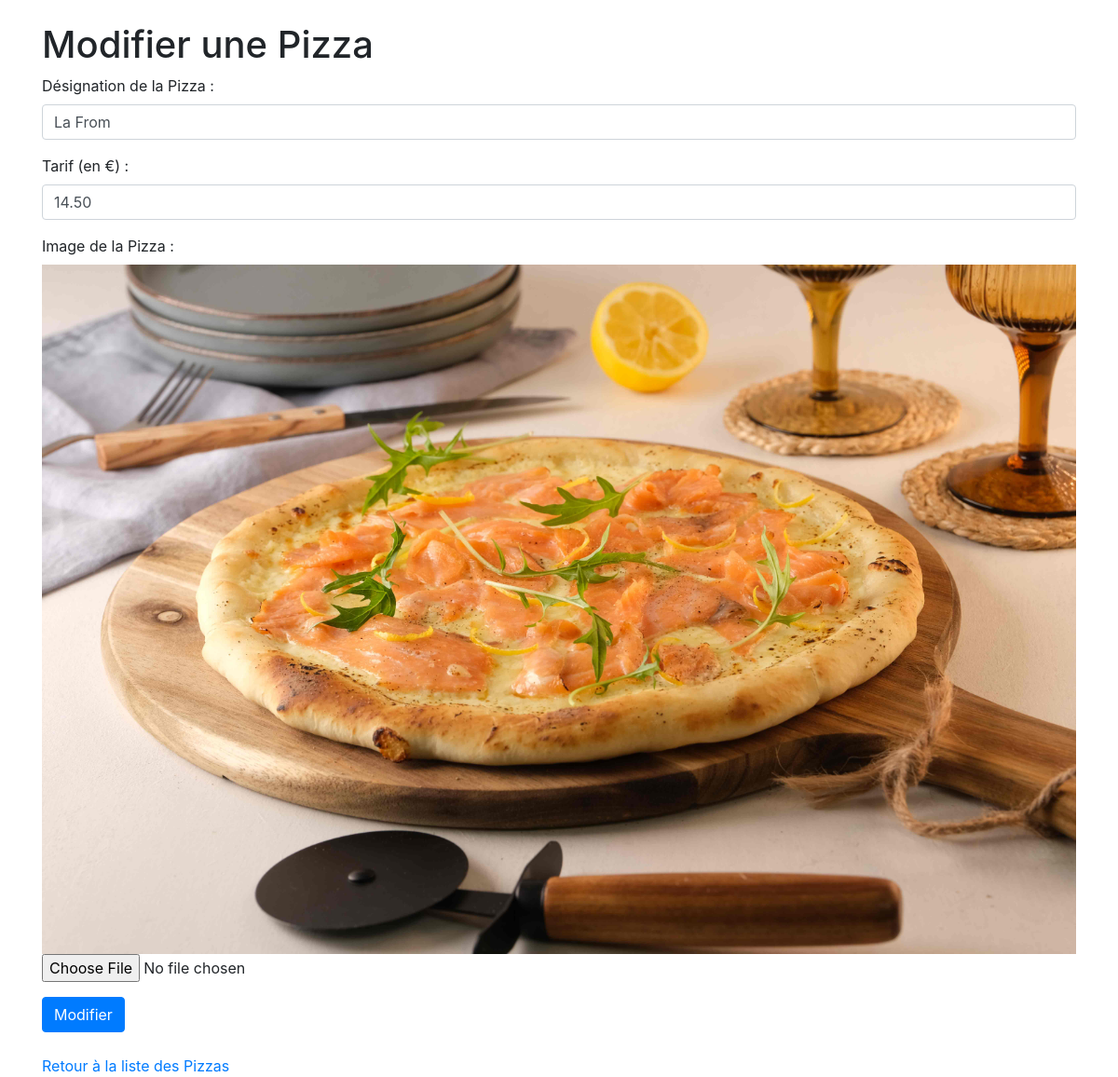
Screenshot of /edit_pizza.php?id=3 with the database file from the repository.
### tables this page shows
CREATE TABLE `pizza` (
  `NROPIZZ` int(11) NOT NULL,
  `DESIGNPIZZ` char(20) DEFAULT NULL,
  `TARIFPIZZ` decimal(5,2) DEFAULT NULL,
  `IMAGEPIZZ` varchar(255) DEFAULT NULL
);

### edit_pizza.php (the view, shortened to what this page needs)
<?php
include_once ('db.php');
?>
<!DOCTYPE html>
<html lang="en">
<head>
    <link href="https://stackpath.bootstrapcdn.com/bootstrap/4.5.2/css/bootstrap.min.css" rel="stylesheet">
    <link rel="stylesheet" href="./css/style.css">
</head>
<body>
<div class="container">
    <h1 class="mt-4">Modifier une Pizza</h1>
    <?php
    if(isset($_GET["id"])) {
        $id = $_GET["id"];
        $result = $conn->query("SELECT * FROM pizza WHERE NROPIZZ = $id");
        if ($result->num_rows == 1) {
            $row = $result->fetch_assoc();
        } else {
            echo "Aucune pizza trouvée avec cet ID.";
        }
    } else {
        echo "ID de la pizza non spécifié.";
    }
    ?>
    <form method="post" action="<?php echo isset($id) ? htmlspecialchars($_SERVER["PHP_SELF"] . "?id=" . $id) : htmlspecialchars($_SERVER["PHP_SELF"]); ?>" enctype="multipart/form-data">
        <div class="form-group">
            <label for="design">Désignation de la Pizza :</label>
            <input type="text" class="form-control" id="design" name="design" value="<?php echo $row["DESIGNPIZZ"]; ?>" required>
        </div>
        <div class="form-group">
            <label for="tarif">Tarif (en €) :</label>
            <input type="text" class="form-control" id="tarif" name="tarif" value="<?php echo $row["TARIFPIZZ"]; ?>" required>
        </div>
        <div class="form-group">
            <label for="image">Image de la Pizza :</label>
            <?php if (isset($row['IMAGEPIZZ'])): ?>
                <img src="<?php echo $row['IMAGEPIZZ']; ?>" alt="Image de la Pizza" class="img">
            <?php endif; ?>
            <input type="file" class="form-control-file" id="image" name="image">
        </div>
        <button type="submit" class="btn btn-primary" name="<?php echo isset($_GET["action"]) && $_GET["action"] == "add" ? "add_pizza" : (isset($_GET["action"]) && $_GET["action"] == "delete" ? "delete_pizza" : "edit_pizza"); ?>">
            <?php echo isset($_GET["action"]) && $_GET["action"] == "add" ? "Ajouter" : (isset($_GET["action"]) && $_GET["action"] == "delete" ? "Supprimer" : "Modifier"); ?>
        </button>
    </form>
    <br>
    <a href="index.php">Retour à la liste des Pizzas</a>
</div>
</body>
</html>

### css/style.css (style rules this page uses)
img { width: 100%; height: 100%; }

### rows the page displays
pizza: design "La From", tarif "14.50", IMAGEPIZZ (picture)
